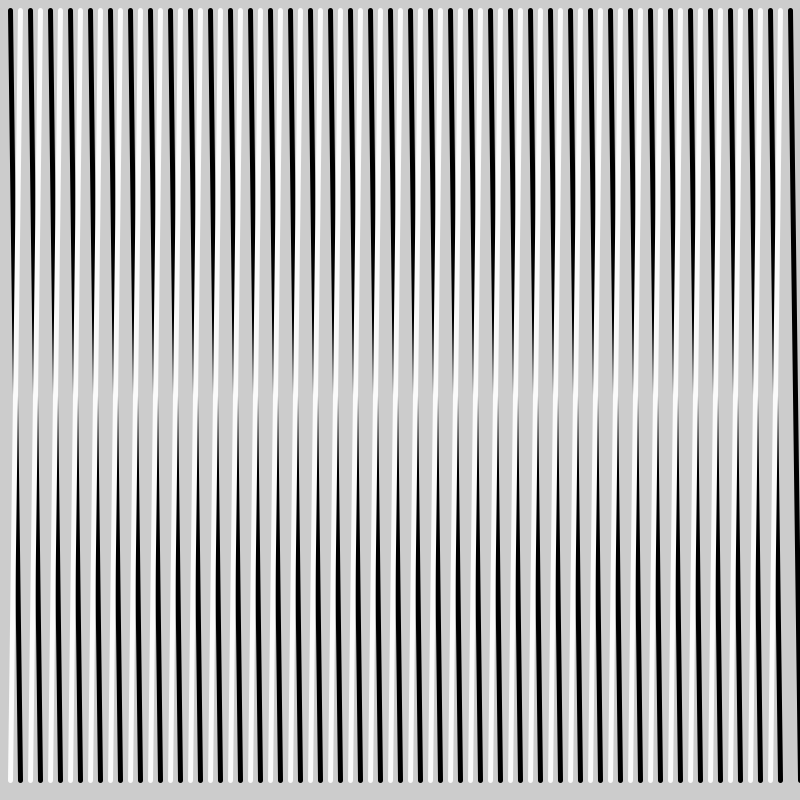
Frame 1 (no input)
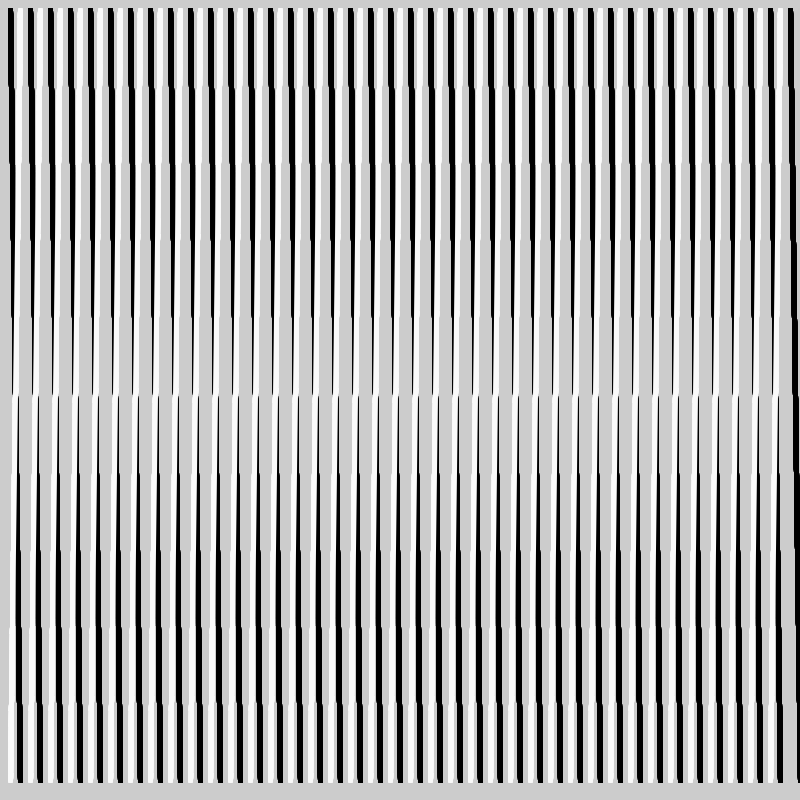
Frame 60 (the mouse pressed at the canvas centre just before this capture)
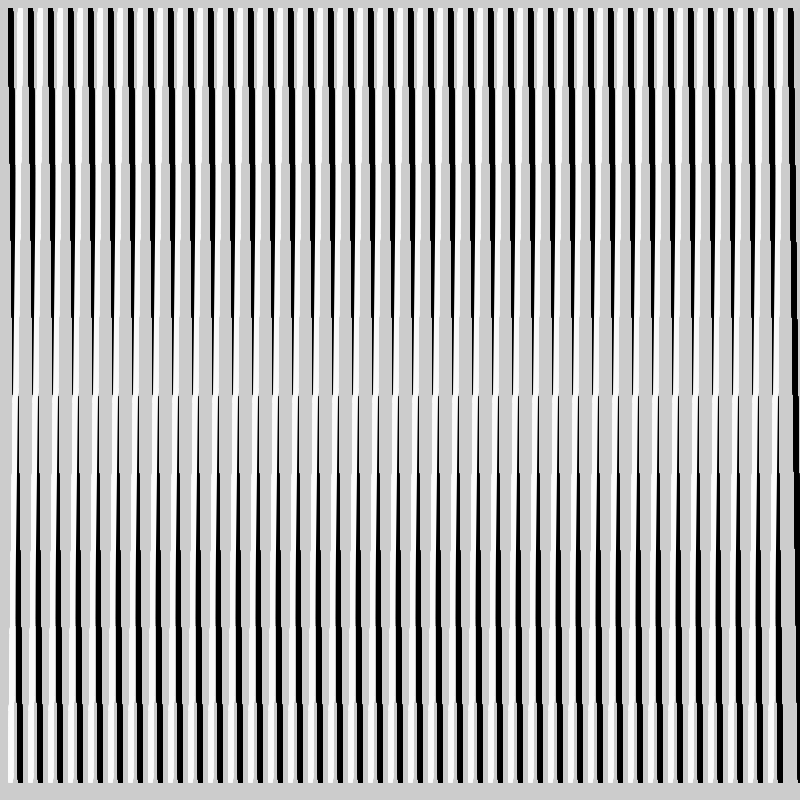
Frame 120 (the mouse held since frame 60 and released just before this capture)

The Processing sketch that drew these frames (run headless with seeded random() and noise(); from frame 60 on, the mouse is pressed at the canvas centre):

// Processing sketch: Ejercicio1
// ── Ejercicio1.pde
void setup() {
  size(800, 800);
}

void draw(){
  
for(int i=10; i <= width; i+=20){
      stroke(0);
      strokeWeight(5);
      line(i, 10, i+10, height-20);
}

  
for(int j=20; j <= width - 10; j+=20){
      stroke(250);
      strokeWeight(5);
      line(j, 10, j-10, height-20);
}
  
 // stroke 5, margen 10

}
